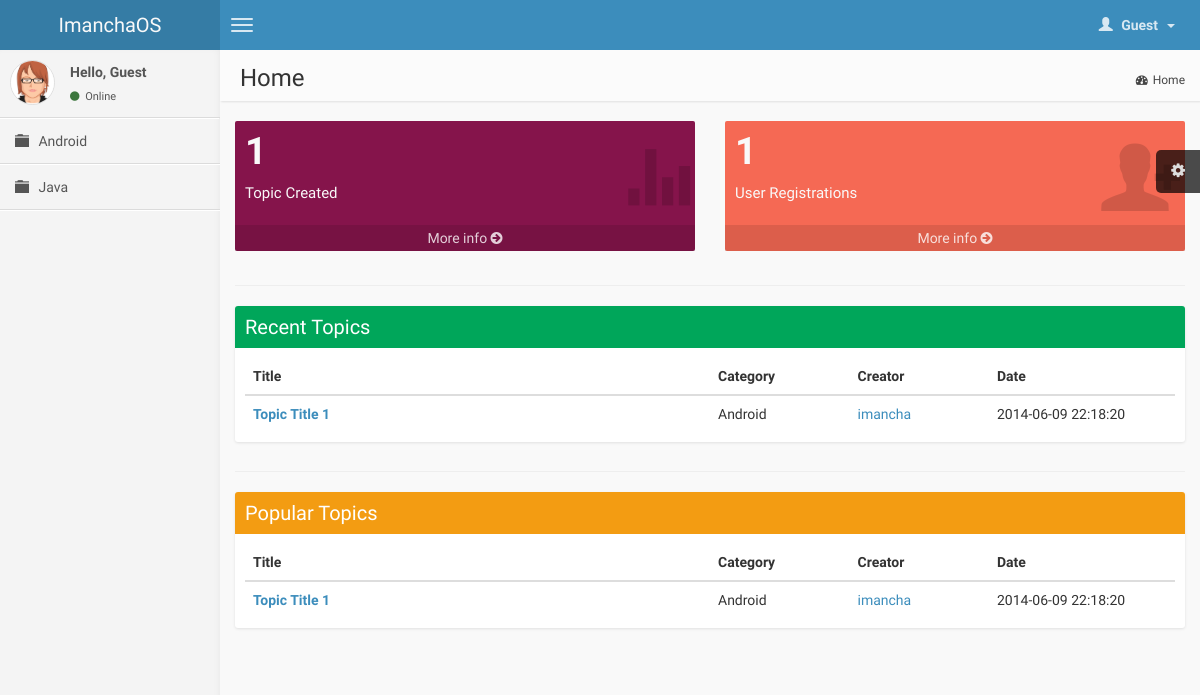
Before: / with the older database file.
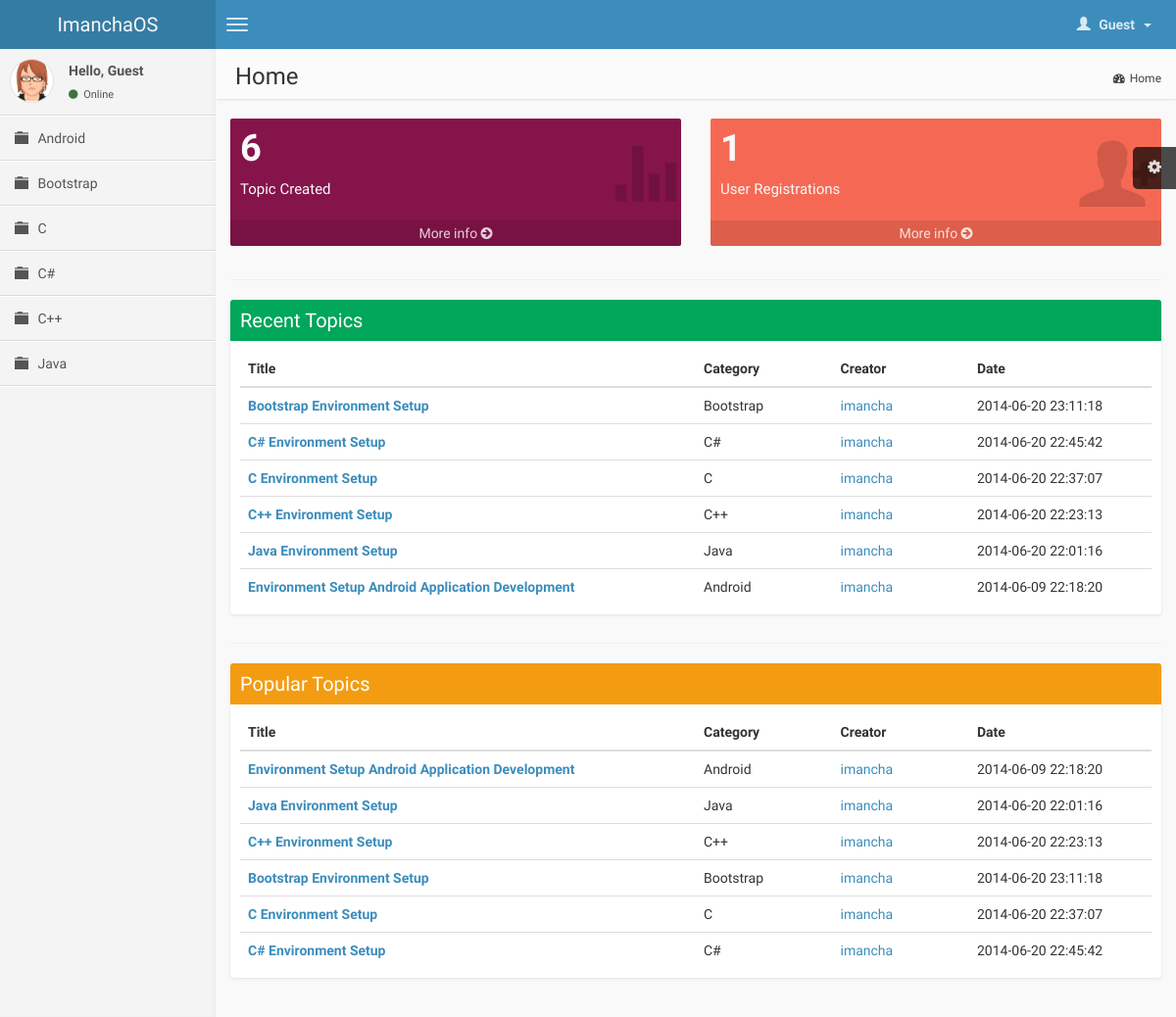
After: the same page with the newer database file.
### tables this page shows
CREATE TABLE IF NOT EXISTS `category` (
  `id_category` int(11) NOT NULL AUTO_INCREMENT,
  `name_category` varchar(30) NOT NULL,
  `description` varchar(50) NOT NULL,
  PRIMARY KEY (`id_category`)
);

CREATE TABLE IF NOT EXISTS `topic` (
  `id_topic` int(11) NOT NULL AUTO_INCREMENT,
  `id_category` int(11) NOT NULL,
  `title_topic` varchar(100) NOT NULL,
  `answers` int(11) NOT NULL DEFAULT '0',
  `views` int(11) NOT NULL DEFAULT '0',
  `date_topic` datetime NOT NULL,
  `reply_date_topic` datetime DEFAULT NULL,
  `creator_topic` varchar(30) NOT NULL,
  `last_post_by` varchar(30) NOT NULL,
  PRIMARY KEY (`id_topic`),
  KEY `id_category` (`id_category`),
  KEY `creator_topic` (`creator_topic`),
  KEY `last_post_by` (`last_post_by`)
);

### index.php (the view, shortened to what this page needs)
<?php include_once('function.inc');
	$sql = "SELECT * FROM topic";
	$res = mysql_query($sql) or die(mysql_error());
	$topic = mysql_num_rows($res);
	$sql = "SELECT * FROM user";
	$res = mysql_query($sql) or die(mysql_error());
	$user = mysql_num_rows($res);
	$sql = "SELECT * FROM topic ORDER BY date_topic DESC LIMIT 10";
	$res = mysql_query($sql) or die(mysql_error());
	if(mysql_num_rows($res) > 0){
		$content .= '<h4 class="page-header"></h4>
								 <div class="box box-solid box-success">
									<div class="box-header"><h3 class="box-title">Recent Topics</h3></div>
									<div class="box-body table-responsive">
										<table class="table table-hover" id="recent">
											<thead><tr><th width="50%">Title</th><th width="15%">Category</th><th width="15%">Creator</th><th width="20%">Date</th></tr></thead>
											<tbody>';
											while($row = mysql_fetch_array($res)){
												$sql0 = "SELECT name_category FROM category WHERE id_category='".$row['id_category']."' LIMIT 1";
												$res0 = mysql_query($sql0) or die(mysql_error());
												if(mysql_num_rows($res0) == 1)
													$row0 = mysql_fetch_array($res0);
												$sql1 = "SELECT id FROM user WHERE username='".$row['creator_topic']."' LIMIT 1";
												$res1 = mysql_query($sql1) or die(mysql_error());
												if(mysql_num_rows($res1) == 1){
													$row1 = mysql_fetch_array($res1);
													if(isset($_SESSION['id']))
														$profile = 'href="profile.php?user='.$row1['id'].'"';
													else
														$profile = 'href="#required" data-toggle="modal" data-target="#login-modal"';
												}
												$content .= '<tr><td><a href="topic.php?cid='.$row['id_category'].'&tid='.$row['id_topic'].'&title='.$row['title_topic'].'"><b>'.$row['title_topic'].'</b></a></td><td>'.$row0['name_category'].'</td><td><a '.$profile.'>'.$row['creator_topic'].'</a></td><td>'.$row['date_topic'].'</td></tr>';
											}
		$content .=	'			</tbody>
										</table>
									</div>
								</div>';
	}
	$sql = "SELECT * FROM topic ORDER BY views DESC LIMIT 10";
	$res = mysql_query($sql) or die(mysql_error());
	if(mysql_num_rows($res) > 0){
		$content .= '<h4 class="page-header"></h4>
								 <div class="box box-solid box-warning">
									<div class="box-header"><h3 class="box-title">Popular Topics</h3></div>
									<div class="box-body table-responsive">
										<table class="table table-hover" id="recent">
											<thead><tr><th width="50%">Title</th><th width="15%">Category</th><th width="15%">Creator</th><th width="20%">Date</th></tr></thead><tbody>';
											while($row = mysql_fetch_array($res)){
												$sql0 = "SELECT name_category FROM category WHERE id_category='".$row['id_category']."' LIMIT 1";
												$res0 = mysql_query($sql0) or die(mysql_error());
												if(mysql_num_rows($res0) == 1)
													$row0 = mysql_fetch_array($res0);
												$sql1 = "SELECT id FROM user WHERE username='".$row['topic_creator']."' LIMIT 1";
												$res1 = mysql_query($sql1) or die(mysql_error());
												if(mysql_num_rows($res) == 1){
													$row1 = mysql_fetch_array($res1);
													if(isset($_SESSION['id']))
														$profile = 'href="profile.php?user='.$row1['id'].'"';
													else
														$profile = 'href="#required" data-toggle="modal" data-target="#login-modal"';
												}
												$content .= '<tr><td><a href="topic.php?cid='.$row['id_category'].'&tid='.$row['id_topic'].'&title='.$row['title_topic'].'"><b>'.$row['title_topic'].'</b></a></td><td>'.$row0['name_category'].'</td><td><a '.$profile.'>'.$row['creator_topic'].'</a></td><td>'.$row['date_topic'].'</td></tr>';
											}
		$content .=	'		</table>
									</div>
								</div>';
	}
  $title        = "Home";
  $description  = "";
?>
<!DOCTYPE html>
<html>
  <head>
	<link href="css/bootstrap.min.css" rel="stylesheet" type="text/css" />
	<link href="css/font-awesome.min.css" rel="stylesheet" type="text/css" />
	<link href="css/ionicons.min.css" rel="stylesheet" type="text/css" />
	<link href="css/imancha.css" rel="stylesheet" type="text/css" />
  </head>
  <body class="skin-blue">
    <header class="header"><?php navigation(); ?></header>
    <div class="wrapper row-offcanvas row-offcanvas-left">
      <aside class="left-side sidebar-offcanvas"><?php sidebar(); ?></aside>
      <aside class="right-side">
        <section class="content-header">
          <?php echo '<h1>'.$title.' <small>'.$description.'</small></h1>'; ?>
          <ol class="breadcrumb">
            <li><a href="index.php"><i class="fa fa-dashboard"></i><?php echo $title ?></a></li>
          </ol>
        </section>
        <section class="content">
					<div class="row">
						<div class="col-lg-6 col-xs-6">
							<div class="small-box bg-maroon">
								<div class="inner">
									<h3><?php echo $topic; ?></h3>
									<p>Topic Created</p>
								</div>
								<div class="icon">
									<i class="ion ion-stats-bars"></i>
								</div>
								<a href="#" class="small-box-footer">
									More info <i class="fa fa-arrow-circle-right"></i>
								</a>
							</div>
						</div>
						<div class="col-lg-6 col-xs-6">
							<div class="small-box bg-red">
								<div class="inner">
									<h3><?php echo $user; ?></h3>
									<p>User Registrations</p>
								</div>
								<div class="icon">
									<i class="ion ion-person-add"></i>
								</div>
								<a href="#" class="small-box-footer">
									More info <i class="fa fa-arrow-circle-right"></i>
								</a>
							</div>
						</div>
					</div>
					<div class="row">
						<div class="col-md-12">
							<?php echo $content; ?>
						</div>
					</div>
        </section>
      </aside>
    </div>
  </body>
</html>

### function.inc (shortened to what this page needs)
<?php session_start();
	function guestmenu(){
		echo '<li class="dropdown user user-menu">
            <a href="#" class="dropdown-toggle" data-toggle="dropdown">
              <i class="glyphicon glyphicon-user"></i>
              <span>Guest &nbsp;<i class="caret"></i></span>
            </a>
            <ul class="dropdown-menu">
              <li class="user-header bg-red">
                <img src="img/avatar3.png" class="img-circle" alt="User Image" />
                <p>Anonymous</p>
              </li>
              <li class="user-footer">
                <div class="pull-left"><a href="login.php" class="btn btn-default btn-flat">Sign In</a></div>
                <div class="pull-right"><a href="register.php" class="btn btn-default btn-flat">Sign Up</a></div>
              </li>
            </ul>
          </li>';
	}
	function topmenu(){
		if(isset($_SESSION['id'])){
			usermenu();
		}else{
			guestmenu();
		}
	}
	function navigation(){
		echo '<a href="index.php" class="logo">ImanchaOS</a>
          <nav class="navbar navbar-static-top" role="navigation">
            <a href="#" class="navbar-btn sidebar-toggle" data-toggle="offcanvas" role="button" title="Toggle Navigation">
              <span class="sr-only">Toggle navigation</span>
              <span class="icon-bar"></span>
              <span class="icon-bar"></span>
              <span class="icon-bar"></span>
            </a>
            <div class="navbar-right">
              <ul class="nav navbar-nav">';
                topmenu();
    echo '		</ul>
            </div>
          </nav>';
	}
	function sidebar(){
		if(isset($_SESSION['id'])){
			$message = "<p>Hello, ".$_SESSION['username']."</p>";
			$dashboard = "<li><a href='dashboard.php'><i class='fa fa-dashboard'></i><span>Dashboard</span></a></li>";
		}else{
			$message = "<p>Hello, Guest</p>";
			$dashboard = "";
		}
		echo '<section class="sidebar">
            <div class="user-panel">
                <div class="pull-left image">
                    <img src="img/avatar3.png" class="img-circle" alt="User Image" />
                </div>
                <div class="pull-left info">
									'.$message.'
									<a href="#"><i class="fa fa-circle text-success"></i> Online</a>
                </div>
            	</div>
            <ul class="sidebar-menu">'.$dashboard.'';
							$sql = "SELECT * FROM category ORDER BY name_category ASC";
							$res = mysql_query($sql) or die(mysql_error());
							if(mysql_num_rows($res) > 0){
								while($row = mysql_fetch_assoc($res)){
									$id = $row['id_category'];
									$name = $row['name_category'];
									if(isset($_GET['cid']) && ($_GET['cid'] == $id)){
										$active = "active";
										$icon = "glyphicon-folder-open";
									}else{
										$active = "";
										$icon = "glyphicon-folder-close";
									}
									echo '<li class='.$active.'>
													<a href="category.php?cid='.$id.'&title='.$name.'">
														<i class="glyphicon '.$icon.'"></i>
														<span>'.$name.'</span>
													</a>
												</li>';
								}
							}
    echo '	</ul>
      		</section>';
	}
?>

Changed rows visible on the page:
added category: name_category "Bootstrap"
added category: name_category "C"
added category: name_category "C#"
added category: name_category "C++"
added topic: title_topic "Bootstrap Environment Setup", id_category.name_category "Bootstrap", creator_topic "imancha", date_topic "2014-06-20 23:11:18"
added topic: title_topic "C# Environment Setup", id_category.name_category "C#", creator_topic "imancha", date_topic "2014-06-20 22:45:42"
added topic: title_topic "C Environment Setup", id_category.name_category "C", creator_topic "imancha", date_topic "2014-06-20 22:37:07"
added topic: title_topic "C++ Environment Setup", id_category.name_category "C++", creator_topic "imancha", date_topic "2014-06-20 22:23:13"
added topic: title_topic "Java Environment Setup", id_category.name_category "Java", creator_topic "imancha", date_topic "2014-06-20 22:01:16"
changed topic "Android": title_topic "Topic Title 1" → "Environment Setup Android Application Development"
Other visible differences:
$topic: "1" → "6"
